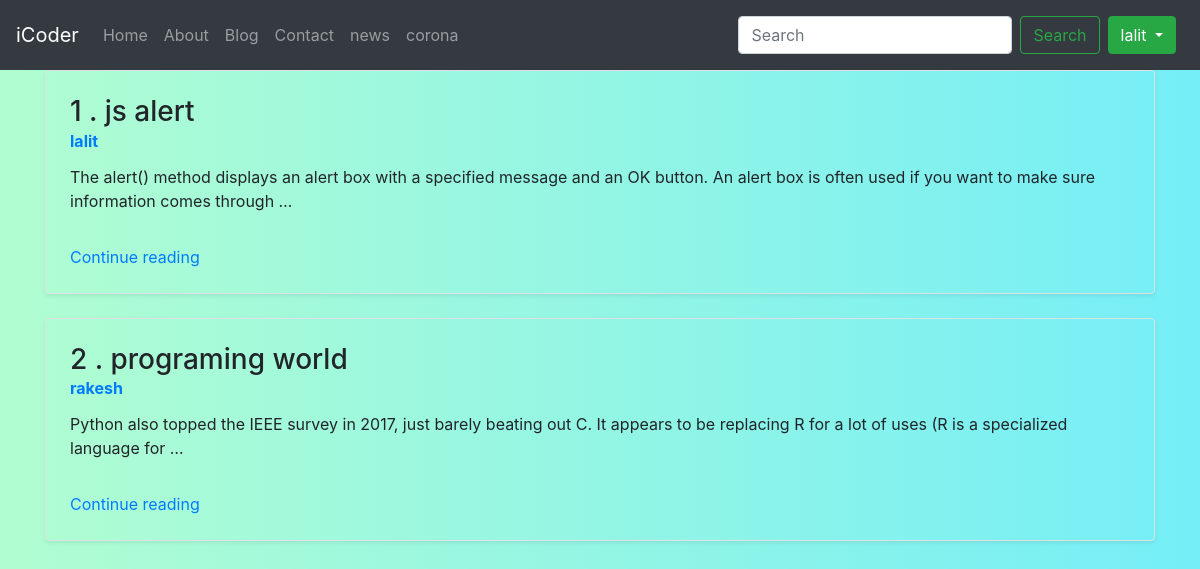
Page /blog/ (signed in) on the committed database.
### blog/models.py (models this page shows, shortened)
class Post(models.Model):
    sno = models.AutoField(primary_key=True)
    title = models.CharField(max_length=255)
    content = models.TextField()
    author = models.CharField(max_length=13)
    slug=models.CharField(max_length=130)
    timeStamp = models.DateTimeField(blank=True)

### blog/views.py (the view)
# urls.py: path('',views.blogHome,name="blogHome"),
def blogHome(request):
    allpost=Post.objects.all()
    context={
        'allpost':allpost
    }
    return render(request,'blog/blogHome.html',context)

### templates/blog/blogHome.html (shortened to what this page needs)
{% extends 'base.html' %}
{% block body %}
{% for post in allpost %}
<div class="container bg-grey">
<div class="row no-gutters border rounded overflow-hidden flex-md-row mb-4 shadow-sm h-md-250 position-relative">
<div class="col p-4 d-flex flex-column position-static">
          <h3 class="mb-0">{{post.sno}} . {{post.title}}</h3>
          <strong class="d-inline-block mb-2 text-primary">{{post.author}}</strong>
          <p class="card-text mb-auto">{{post.content|safe|truncatewords:"30"|linebreaks }}</p>
          <a href="/blog/{{post.slug}}" class="stretched-link" >Continue reading</a>
        </div>
        </div>
</div>
{% endfor %}
{% endblock body %}

### templates/base.html (shortened to what this page needs)
<!doctype html>
<html lang="en">
  <head>
    <link rel="stylesheet" href="https://stackpath.bootstrapcdn.com/bootstrap/4.4.1/css/bootstrap.min.css">
  </head>
  <body>
  <nav class="navbar navbar-expand-lg navbar-dark bg-dark">
  <a class="navbar-brand" href="/">iCoder</a>
  <div class="collapse navbar-collapse" id="navbarSupportedContent">
    <ul class="navbar-nav mr-auto">
      <li class="nav-item {% block homeactive %} {% endblock homeactive %}">
        <a class="nav-link" href="/">Home <span class="sr-only">(current)</span></a>
      </li>
      <li class="nav-item {% block aboutactive %} {% endblock aboutactive %}">
        <a class="nav-link" href="/about">About</a>
      </li>
      <li class="nav-item {% block blogactive %} {% endblock blogactive %}">
        <a class="nav-link" href="/blog">Blog</a>
      </li>
      <li class="nav-item {% block contactactive %} {% endblock contactactive %}">
        <a class="nav-link" href="/contact">Contact</a>
      </li>
      <li class="nav-item {% block newsactive %} {% endblock newsactive %}">
        <a class="nav-link" href="/news">news</a>
      </li>
      <li class="nav-item {% block coronaactive %} {% endblock coronaactive %}">
        <a class="nav-link" href="/corona">corona</a>
      </li>
    </ul>
    <form method="get" action="/search" class="form-inline my-2 my-lg-0">
      <input class="form-control mr-sm-2" type="search" placeholder="Search" aria-label="Search" name="query" id="search">
      <button class="btn btn-outline-success my-2 my-sm-0" type="submit">Search</button>
    </form>
{% if user.is_authenticated  %}
<div class="btn-group my-2 my-lg-2 mx-2">
  <button type="button" class="btn btn-success dropdown-toggle" data-toggle="dropdown" aria-haspopup="true" aria-expanded="false">
    {{request.user}}
  </button>
{% endif %}
  </div>
</nav>
    {% block body %}
    {% endblock body %}
  </body>
</html>

### templates/blog/blogHome.html (style rules this page uses)
body { background: linear-gradient(to left,rgb(117, 238, 247),rgb(177, 253, 209)); }

### rows in the picture
Post: sno "1", title "js alert", author "lalit", content "The alert() method displays an alert box with a specified message and an OK button. An alert box is often used if you want to make sure information comes through …"
Post: sno "2", title "programing world", author "rakesh", content "Python also topped the IEEE survey in 2017, just barely beating out C. It appears to be replacing R for a lot of uses (R is a specialized language for …"

### other values in the picture
{{ request.user }} "lalit"
